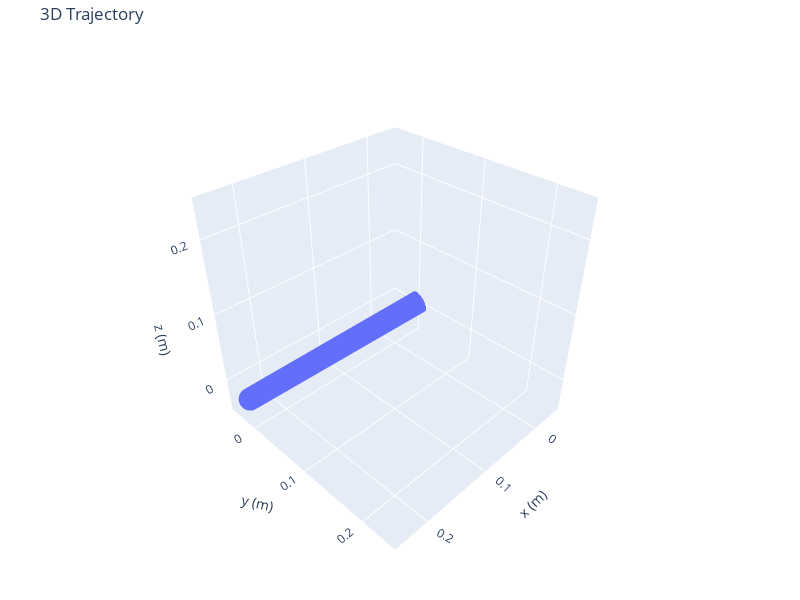

Source (notebook cell):
### Code cell
main_func(m, q, x0, y0, z0, b_field, e_field, Ec0, v_direction, step, total_t, output_file, txt_name, file_name, magnet_name, magnet_type, magnet_length, traj_distance)

### Figure 1 — Plotly figure (JSON) as saved in the notebook; plotly's stock layout.template omitted (floating-point values rounded to 4 significant figures; data arrays with more than 128 entries replaced by an {"elided": "..."} marker saying what was removed)
{"data": [{"mode": "markers", "type": "scatter3d", "x": {"elided": "2171 float values"}, "y": {"elided": "2171 float values"}, "z": {"elided": "2171 float values"}}], "layout": {"height": 600, "margin": {"b": 10, "l": 10, "r": 20, "t": 40}, "scene": {"camera": {"eye": {"x": 1.5, "y": 1.5, "z": 1.5}}, "xaxis": {"range": [-0.05, 0.2499], "title": {"text": "x (m)"}}, "yaxis": {"range": [-0.05, 0.2499], "title": {"text": "y (m)"}}, "zaxis": {"range": [-0.05, 0.2499], "title": {"text": "z (m)"}}}, "title": {"text": "3D Trajectory"}, "width": 800}}
